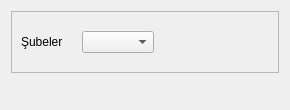
<?xml version="1.0" encoding="UTF-8"?>
<ui version="4.0">
 <class>PRS_PERSONEL_RAPORU_BATCH</class>
 <widget class="QDialog" name="PRS_PERSONEL_RAPORU_BATCH">
  <property name="geometry">
   <rect>
    <x>0</x>
    <y>0</y>
    <width>290</width>
    <height>110</height>
   </rect>
  </property>
  <property name="sizePolicy">
   <sizepolicy hsizetype="Expanding" vsizetype="Expanding">
    <horstretch>0</horstretch>
    <verstretch>0</verstretch>
   </sizepolicy>
  </property>
  <property name="minimumSize">
   <size>
    <width>290</width>
    <height>92</height>
   </size>
  </property>
  <property name="maximumSize">
   <size>
    <width>290</width>
    <height>110</height>
   </size>
  </property>
  <property name="font">
   <font>
    <stylestrategy>PreferDefault</stylestrategy>
   </font>
  </property>
  <property name="windowTitle">
   <string>Personel Raporu</string>
  </property>
  <layout class="QGridLayout" name="gridLayout_2">
   <item row="0" column="0" colspan="2">
    <widget class="QFrame" name="frame">
     <property name="frameShape">
      <enum>QFrame::StyledPanel</enum>
     </property>
     <property name="frameShadow">
      <enum>QFrame::Raised</enum>
     </property>
     <layout class="QGridLayout" name="gridLayout">
      <item row="0" column="0">
       <layout class="QHBoxLayout" name="horizontalLayout">
        <item>
         <widget class="QLabel" name="label_subeler">
          <property name="sizePolicy">
           <sizepolicy hsizetype="Fixed" vsizetype="Fixed">
            <horstretch>0</horstretch>
            <verstretch>0</verstretch>
           </sizepolicy>
          </property>
          <property name="minimumSize">
           <size>
            <width>55</width>
            <height>17</height>
           </size>
          </property>
          <property name="text">
           <string>Şubeler</string>
          </property>
         </widget>
        </item>
        <item>
         <widget class="QComboBox" name="comboBox_subeler">
          <property name="sizePolicy">
           <sizepolicy hsizetype="Minimum" vsizetype="Fixed">
            <horstretch>0</horstretch>
            <verstretch>0</verstretch>
           </sizepolicy>
          </property>
         </widget>
        </item>
        <item>
         <spacer name="horizontalSpacer_2">
          <property name="orientation">
           <enum>Qt::Horizontal</enum>
          </property>
          <property name="sizeHint" stdset="0">
           <size>
            <width>40</width>
            <height>20</height>
           </size>
          </property>
         </spacer>
        </item>
       </layout>
      </item>
     </layout>
    </widget>
   </item>
   <item row="1" column="0">
    <spacer name="horizontalSpacer">
     <property name="orientation">
      <enum>Qt::Horizontal</enum>
     </property>
     <property name="sizeHint" stdset="0">
      <size>
       <width>139</width>
       <height>20</height>
      </size>
     </property>
    </spacer>
   </item>
   <item row="1" column="1">
    <widget class="QWidget" name="widget_batch_buttons" native="true">
     <property name="sizePolicy">
      <sizepolicy hsizetype="Expanding" vsizetype="Fixed">
       <horstretch>0</horstretch>
       <verstretch>0</verstretch>
      </sizepolicy>
     </property>
    </widget>
   </item>
  </layout>
 </widget>
 <resources/>
 <connections/>
</ui>
